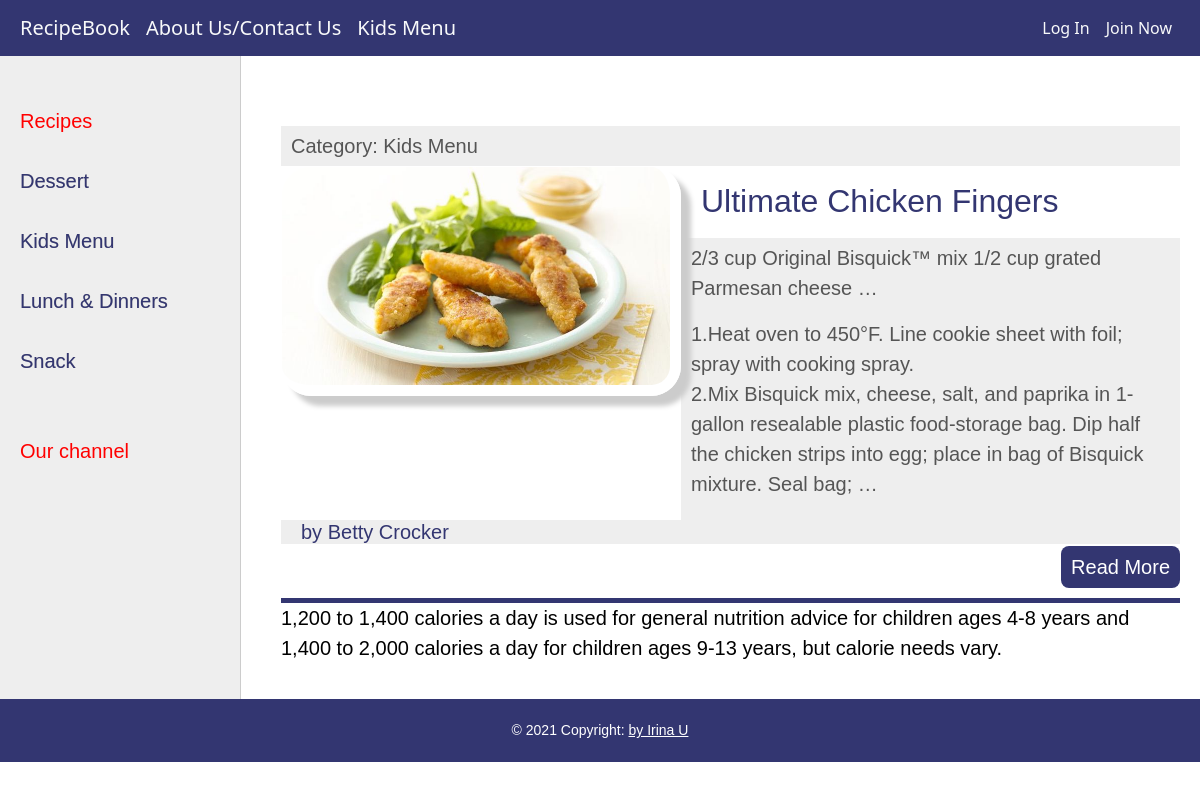
The app's page /kidsmenu/ with its own data.
### resbook/models.py (models this page shows, shortened)
class Category(models.Model):
    name = models.CharField(max_length=100, db_index=True, verbose_name="Category")
    slug = models.SlugField(max_length=255, unique=True, db_index=True, verbose_name="URL")
    def __str__(self):
        return self.name
    def get_absolute_url(self):
        return reverse('category', kwargs={'cat_slug': self.slug})
    class Meta:
        verbose_name_plural = 'Categories'
        ordering = ['id']

class Recipes(models.Model):
    title = models.CharField(max_length=250, unique=True)
    slug = models.SlugField(max_length=255, unique=True, db_index=True, verbose_name="URL")
    photo = models.ImageField(upload_to="images/%Y/%m/%d")
    ingredients = models.TextField(blank=False, default='')
    content = models.TextField(blank=True, verbose_name="Directions")
    nutrition = models.TextField()
    author = models.TextField(blank=True)
    time_create = models.DateTimeField(auto_now_add=True)
    time_update = models.DateTimeField(auto_now_add=True)
    is_published = models.BooleanField(default=True)
    cat = models.ForeignKey('Category', on_delete=models.CASCADE)
    def get_absolute_url(self):
        return reverse('post', kwargs={'post_slug': self.slug})
    class Meta:
        verbose_name_plural = 'Recipes'
        ordering = ['time_create', 'title']

### resbook/views.py (the view)
# urls.py: path(r'kidsmenu/', KidsMenu.as_view(), name='kidsmenu'),
class KidsMenu(DataMixin, ListView):
    model = Recipes
    template_name = 'resbook/kids_menu.html'
    context_object_name = 'posts'
    def get_queryset(self):
        return Recipes.objects.filter(cat=6, is_published=True)
    def get_context_data(self, *, object_list=None, **kwargs):
        context = super().get_context_data(**kwargs)
        c_def = self.get_user_context(titile='kidsmenu')
        return dict(list(context.items()) + list(c_def.items()))

### resbook/utils.py (called while the page is built)
    def get_user_context(self, **kwargs):
        context = kwargs
        cats = cache.get('cats')
        if not cats:
            cats = Category.objects.annotate(Count('recipes'))
            cache.set('cats', cats, 60)
        context['cats'] = cats
        if 'cat_selected' not in context:
            context['cat_selected'] = 0
        return context

### resbook/templates/resbook/kids_menu.html (shortened to what this page needs)
{% extends 'resbook/base.html' %}
{% block content %}
    <ul class="list-articles">
        {% for p in posts %}
            <li>
                <div class="article-panel">
                    <p class="first">Category: {{ p.cat }}</p>
                </div>
                {% if p.photo %}
                    <p><img class="img-article-left thumb" src="{{ p.photo.url }}"></p>
                {% endif %}
                <h2>{{ p.title }}</h2>
                <div class="article-panel">
                    <p>{{ p.ingredients|truncatewords:10 }}</p>
                    <p>{{ p.content|linebreaks|truncatewords:40 }}</p>
                </div>
                <h5>{{ p.author }}</h5>
                <p class="link-read-post button"><a href="{{ p.get_absolute_url }}">Read More</a></p>
            </li>
        {% endfor %}
    </ul>
    <p>1,200 to 1,400 calories a day is used for general nutrition advice for children ages 4-8 years and 1,400 to 2,000 calories a day for children ages 9-13 years, but calorie needs vary.</p>
{% endblock %}

### resbook/templates/resbook/base.html (shortened to what this page needs)
{% load static %}
{% load resbook_tags %}
<!DOCTYPE html>
<head>
    <link rel="stylesheet" type="text/css" href="{% static 'resbook/css/styles.css' %}">
    <link href="https://cdn.jsdelivr.net/npm/bootstrap@5.0.1/dist/css/bootstrap.min.css" rel="stylesheet"
>
</head>
<body>
<nav class="navbar navbar-expand-lg  navbar-light navbar-fixed-top">
    <a class="navbar-brand text-light" href="{% url 'home' %}">RecipeBook</a>
    <a class="navbar-brand text-light" href="{% url 'about' %}">About Us/Contact Us</a>
    <a class="navbar-brand text-light" href="{% url 'kidsmenu' %}">Kids Menu</a>
    <div class="collapse navbar-collapse justify-content-end" id="navbarSupportedContent">
        <ul class="navbar-nav ml-auto">
            {% if request.user.is_authenticated %}
            <li class="nav-item">
                <a class="nav-link text-light" href="{% url 'addpage' %}">Add Recipe</a>
            </li>
            <li class="nav-item">
                <a class="nav-link text-light" href="{% url 'signout' %}">Sign Out</a>
            </li>
            {% else %}
            <li class="nav-item active">
                <a class="nav-link text-light" href="{% url 'login' %}">Log In</a>
            </li>
            <li class="nav-item">
                <a class="nav-link text-light" href="{% url 'signin' %}">Join Now</a>
            </li>
            {% endif %}
        </ul>
    </div>
</nav>
<table class="table-content" border="0" cellpadding="0" cellspacing="0">
    <tr>
        <td valign="top" class="left-chapters">
            <ul id="leftchapters">
                {% if cat_selected == 0 %}
                    <li class="selected">Recipes</li>
                {% else %}
                    <li><a href="{% url 'home' %}">Recipes</a></li>
                {% endif %}
                {% for c in cats %}
                    {% if c.recipes__count > 0 %}
                        {% if c.pk == cat_selected %}
                            <li class="selected">{{ c.name }}</li>
                        {% else %}
                            <li><a href="{{ c.get_absolute_url }}">{{ c.name }}</a></li>
                        {% endif %}
                    {% endif %}
                {% endfor %}
                <li class="share">
                    <p>Our channel</p>
                    <a class="share-yt" href="https://www.youtube.com/"></a>
                </li>
            </ul>
        </td>
        <td valign="top" class="content">
            <div class="content-text">
                {% block content %}
                {% endblock %}
            </div>
        </td>
    </tr>
</table>
<footer class="page-footer font-small blue">
    <div class="footer-copyright text-center py-3">© 2021 Copyright:
        <a href="https://github.com/IrinaPanov"> by Irina U</a>
    </div>
</footer>
</body>
</html>

### resbook/static/resbook/css/styles.css (style rules this page uses)
.navbar { background-color: #333671; border-color: #aaa; padding: 20px; }
h2 { color: #333671; padding: 0 10px 10px; text-indent: 20px; }
h5 { color: #333671; background-color: #eee; text-indent: 20px; }
img { border: 0.03em solid #fff; -moz-box-shadow: 5px 5px 5px #aaa; -webkit-box-shadow: 5px 5px 5px #aaa; box-shadow: 10px 10px 5px #ccc; -moz-border-radius: 25px; -webkit-border-radius: 25px; border-radius: 30px; max-width: 600px; height: auto; }
img.img-article-left { max-width: 300px; height: auto; float: left; padding: 0 10px 10px 0; }
img.img-article-left.thumb { max-width: 400px; height: auto; }
p.link-read-post { text-align: right; }
p.link-read-post a { padding: 10px; min-width: 100px; background: #333671; color: #fff; text-decoration: none; border-radius: 8px; }
div.article-panel { background: #eee; padding: 5px 10px 5px 10px; box-sizing: border-box; overflow: hidden; color: #555; }
div.article-panel p.first { margin: 0; float: left; }
ul.list-articles { list-style: none; margin: 0; padding: 0; }
ul.list-articles li { border-bottom: 5px solid #333671; }
.table-content { width: 100%; min-height: 100%; height: 100%; font-family: sans-serif; }
.left-chapters { margin: 0; background: #eee; border-right: 1px solid #ccc; min-height: 100%; }
.left-chapters ul { width: 240px; min-height: 100%; margin: 0; padding: 20px 10px 10px 20px; list-style: none; font-size: 20px; }
.left-chapters ul li { margin: 30px 0 0 0; color: red; }
.left-chapters ul li.selected { color: red; }
.left-chapters ul li a { color: #333671; text-decoration: none; text-shadow: 0.01em 0.01em #aaa; }
.left-chapters ul li.share { margin: 60px 0 0 0; }
.left-chapters ul li.share p { margin: 30px 0 30px 0; }
.left-chapters ul li.share a { display: inline-block; width: 40px; height: 40px; margin: 0 20px 0 0; }
.content { padding: 10px 20px 20px 10px; width: 100%; box-sizing: border-box; }
.content-text { margin: 60px 0 0 30px; color: #000; font-size: 20px; font-family: "Arial Hebrew Scholar", sans-serif; }
footer { box-sizing: border-box; background: #333671; padding: 5px; color: white; font-size: 14px; font-family: Verdana, Geneva, Arial, Helvetica, fantasy; text-align: left; overflow: hidden; }
footer a { text-decoration: underline; color: white; }

### records on screen
Category: name "Dessert"
Category: name "Kids Menu"
Category: name "Lunch & Dinners"
Category: name "Snack"
Recipes: cat "Kids Menu", photo (picture), title "Ultimate Chicken Fingers", ingredients "2/3 cup Original Bisquick™ mix 1/2 cup grated Parmesan cheese …", content "1.Heat oven to 450°F. Line cookie sheet with foil; spray with cooking spray. 2.Mix Bisquick mix, cheese, salt, and paprika in 1-gallon resealable plastic food-storage bag. Dip half the chicken strips into egg; place in bag of Bisquick mixture. Seal bag; …", author "by Betty Crocker"
